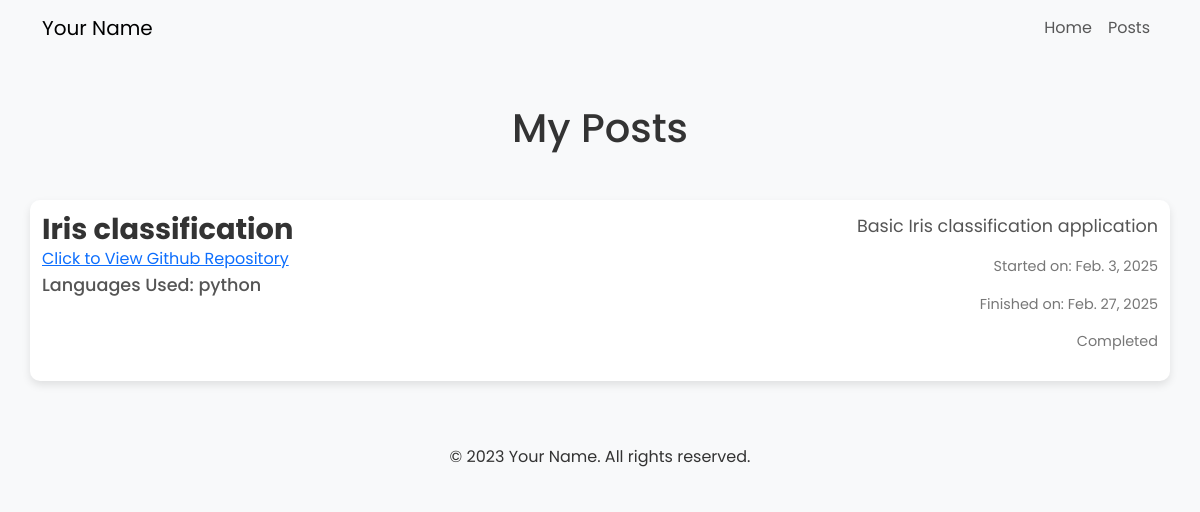
Page /projects on the earlier database version.
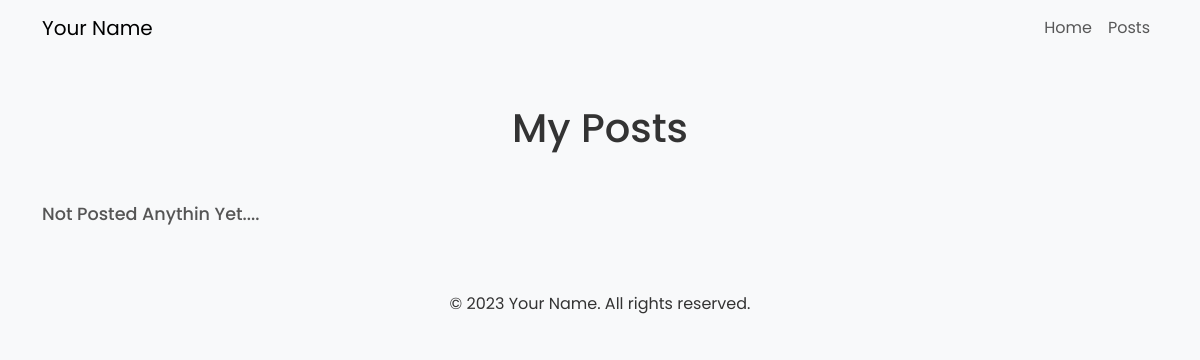
Same page on the later database version.
### projects/models.py (models this page shows)
class Project(models.Model):
    title=models.CharField(max_length=32)
    github=models.CharField(max_length=100)
    languages=models.CharField(max_length=50)
    description=models.CharField(max_length=500)
    started_date=models.DateField()
    conclusion_date=models.DateField()
    status=models.BooleanField()

### projects/views.py (the view)
# urls.py: path('projects',include("projects.urls"))
def projects(request):
    projects=Project.objects.all()
    return render(request,"projects.html",{"projects":projects})

### templates/projects.html (shortened to what this page needs)
<!DOCTYPE html>
<html lang="en">
  <head>
    <link
      href="https://cdn.jsdelivr.net/npm/bootstrap@5.3.0/dist/css/bootstrap.min.css"
      rel="stylesheet"
    />
  </head>
  <body>
    <nav class="navbar navbar-expand-lg navbar-light bg-light">
      <div class="container">
        <a class="navbar-brand" href="#">Your Name</a>
        <div class="collapse navbar-collapse" id="navbarNav">
          <ul class="navbar-nav ms-auto">
            <li class="nav-item">
              <a class="nav-link" href="/">Home</a>
            </li>
            <li class="nav-item">
              <a class="nav-link" href="/posts/">Posts</a>
            </li>
          </ul>
        </div>
      </div>
    </nav>
    <div class="container my-5">
      <h1 class="text-center mb-5">My Posts</h1>
      {% if projects %}
      {% for project in projects %}
      <div class="row post-container">
        <div class="col-md-8-post-details">
          <div class="left-end">
            <h2 class="post-title">{{ project.title }}</h2>
            <a href="{{ project.github }}" target="_blank"
              >Click to View Github Repository</a
            >
            <h5 class="post-description">
              Languages Used: {{ project.languages }}
            </h5>
          </div>
          <div class="right-end">
            <p class="post-description">{{ project.description }}</p>
            <p class="post-date">Started on: {{ project.started_date }}</p>
            {% if project.status %}
            <p class="post-date">Finished on: {{ project.conclusion_date }}</p>
            <p class="post-date">Completed</p>
            {% else %}
            <p class="post-date">Ongoing</p>
      {% endif %}
          </div>
        </div>
      </div>
      {% endfor %}
            {% else %}
                      <h2 class="post-description">Not Posted Anythin Yet....</h2>
      {% endif %}
    </div>
    <div class="footer bg-light py-3">
      <div class="container text-center">
        <p class="mb-0">&copy; 2023 Your Name. All rights reserved.</p>
      </div>
    </div>
  </body>
</html>

Differences in the rows shown:
removed Project: title "Iris classification", languages "python", description "Basic Iris classification application", started_date "Feb. 3, 2025", conclusion_date "Feb. 27, 2025"
Other differences:
text now shown: "Not Posted Anythin Yet...."
